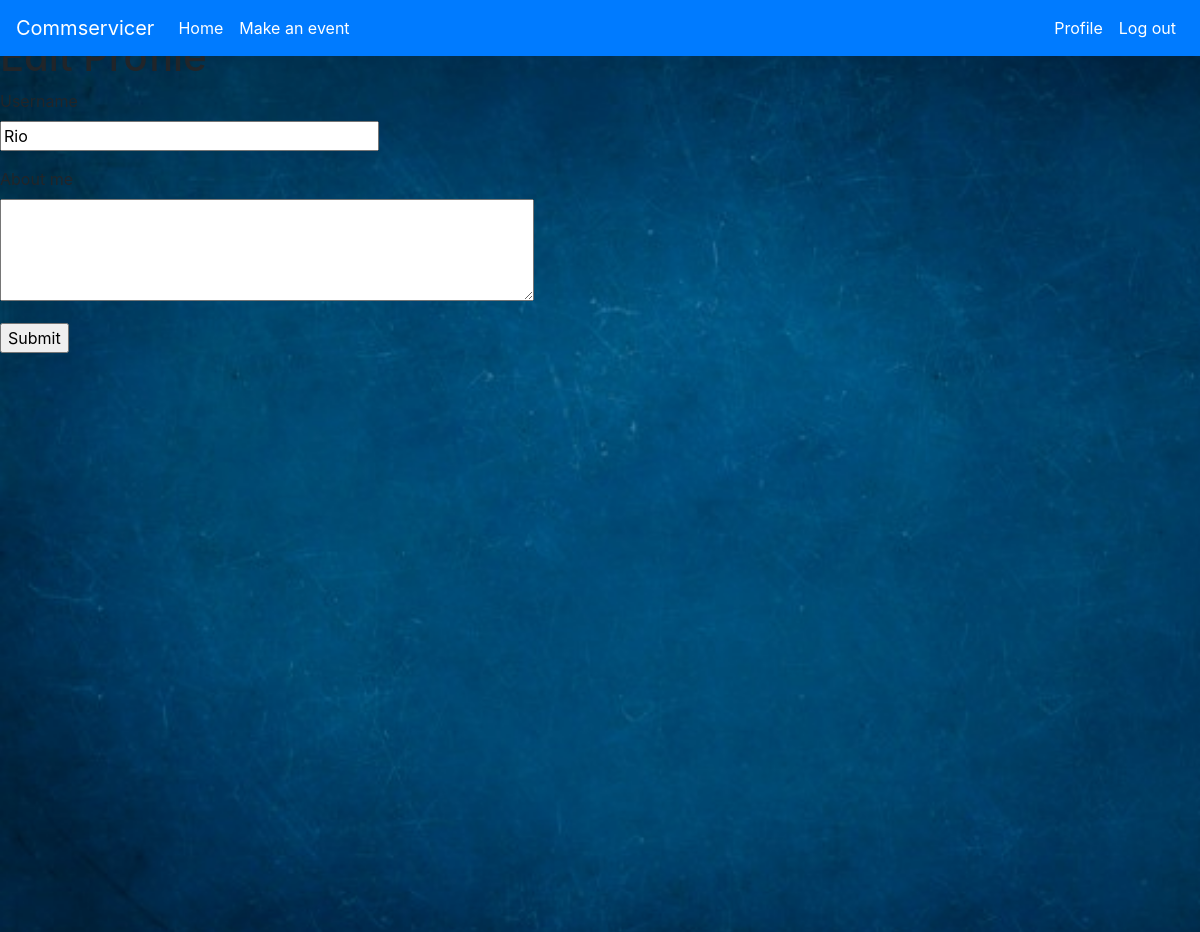
Before: /edit_profile (signed in) with the older database file.
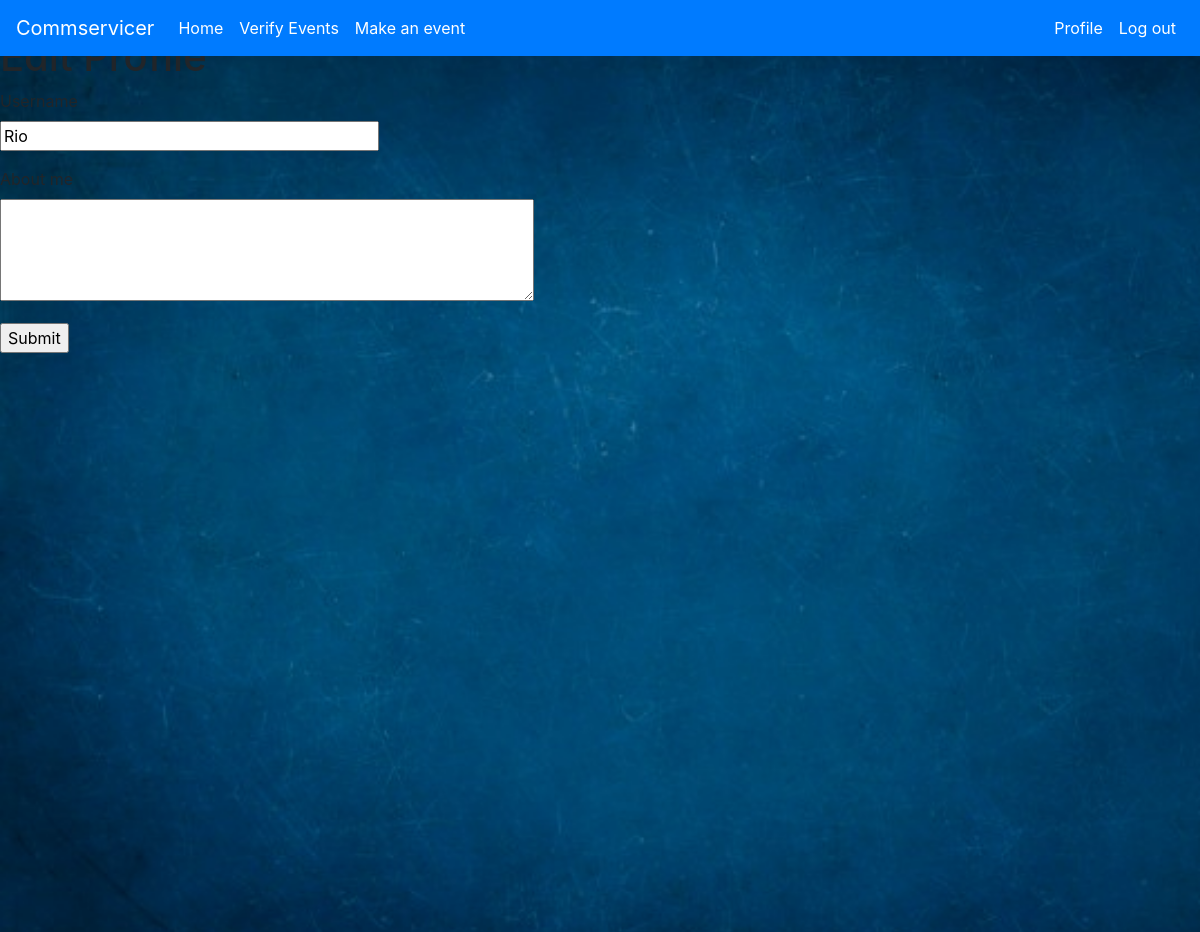
After: the same page with the newer database file.
### app/routes.py (the view)
@app.route('/edit_profile',methods =['GET','POST'])
@login_required
def edit_profile():
    form = EditProfileForm(current_user.username)
    if form.validate_on_submit():
        current_user.username = form.username.data
        current_user.about_me = form.about_me.data
        db.session.commit()
        flash('Username and profile changed', 'success')
        return redirect(url_for('edit_profile'))
    elif request.method == 'GET':
        form.username.data = current_user.username
        form.about_me.data = current_user.about_me
    return render_template('edit_profile.html', title='Edit Profile',form=form)

### app/forms.py (shortened to what this page needs)
class EditProfileForm(FlaskForm):
    username = StringField('Username', validators=[DataRequired()])
    about_me = TextAreaField('About me', validators=[Length(min=0,max=140)])
    submit = SubmitField('Submit')
    def __init__(self,original_username,*args,**kwargs):
        super(EditProfileForm, self).__init__(*args,**kwargs)
        self.original_username = original_username

### app/models.py (called while the page is built)
@login.user_loader
def load_user(id):
    return User.query.get(int(id))

### app/routes.py (called while the page is built)
@app.before_request
def before_request():
    if current_user.is_authenticated:
        current_user.last_seen = datetime.now()
        db.session.commit()

### app/templates/edit_profile.html (shortened to what this page needs)
{%  extends "base.html" %}
{%  block content %}
    <h1> Edit Profile</h1>
    <form action="" method="post">
        <p>
            {{ form.username.label }}<br>
            {{ form.username(size=32) }}<br>
        </p>
        <p>
            {{ form.about_me.label }}<br>
            {{ form.about_me(cols=50, rows=4) }}<br>
        </p>
        <p>{{ form.submit() }}</p>
    </form>
{% endblock %}

Changed rows visible on the page:
changed User "Rio": user_level 3 → 1 (drawn)
Other visible differences:
text now shown: "Verify Events"
